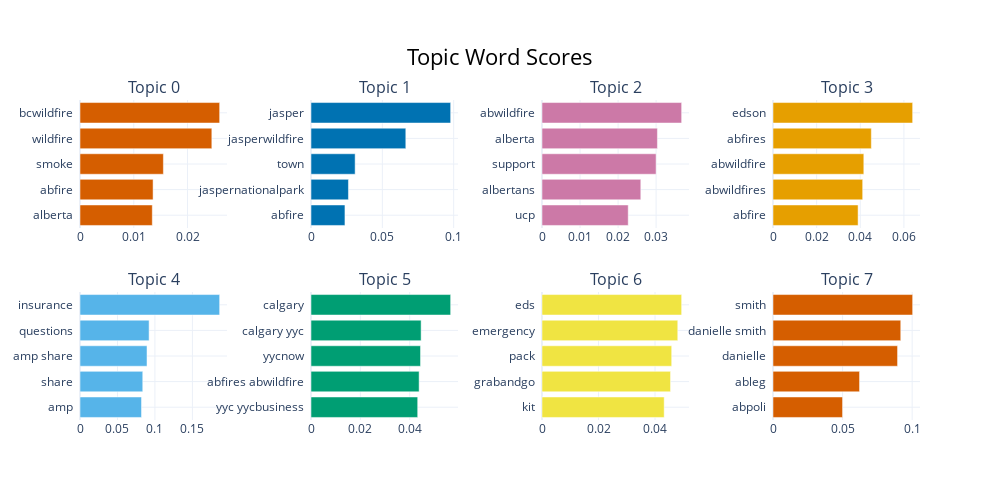

Notebook code cell kept with this figure:
### Code cell
topic_model.visualize_barchart()

### Figure 1 — Plotly figure (JSON) as saved in the notebook; plotly's stock layout.template omitted (floating-point values rounded to 4 significant figures)
{"data": [{"marker": {"color": "#D55E00"}, "orientation": "h", "type": "bar", "x": [0.01345, 0.0136, 0.01551, 0.02453, 0.02598], "xaxis": "x", "y": ["alberta  ", "abfire  ", "smoke  ", "wildfire  ", "bcwildfire  "], "yaxis": "y"}, {"marker": {"color": "#0072B2"}, "orientation": "h", "type": "bar", "x": [0.02379, 0.02624, 0.03094, 0.06646, 0.09789], "xaxis": "x2", "y": ["abfire  ", "jaspernationalpark  ", "town  ", "jasperwildfire  ", "jasper  "], "yaxis": "y2"}, {"marker": {"color": "#CC79A7"}, "orientation": "h", "type": "bar", "x": [0.02266, 0.02597, 0.02999, 0.03034, 0.03671], "xaxis": "x3", "y": ["ucp  ", "albertans  ", "support  ", "alberta  ", "abwildfire  "], "yaxis": "y3"}, {"marker": {"color": "#E69F00"}, "orientation": "h", "type": "bar", "x": [0.039, 0.0411, 0.04162, 0.04506, 0.06399], "xaxis": "x4", "y": ["abfire  ", "abwildfires  ", "abwildfire  ", "abfires  ", "edson  "], "yaxis": "y4"}, {"marker": {"color": "#56B4E9"}, "orientation": "h", "type": "bar", "x": [0.08211, 0.08377, 0.08944, 0.09221, 0.1864], "xaxis": "x5", "y": ["amp  ", "share  ", "amp share  ", "questions  ", "insurance  "], "yaxis": "y5"}, {"marker": {"color": "#009E73"}, "orientation": "h", "type": "bar", "x": [0.04324, 0.04381, 0.04439, 0.04463, 0.0566], "xaxis": "x6", "y": ["yyc yycbusiness  ", "abfires abwildfire  ", "yycnow  ", "calgary yyc  ", "calgary  "], "yaxis": "y6"}, {"marker": {"color": "#F0E442"}, "orientation": "h", "type": "bar", "x": [0.04324, 0.04549, 0.0459, 0.04805, 0.04942], "xaxis": "x7", "y": ["kit  ", "grabandgo  ", "pack  ", "emergency  ", "eds  "], "yaxis": "y7"}, {"marker": {"color": "#D55E00"}, "orientation": "h", "type": "bar", "x": [0.04997, 0.06219, 0.0895, 0.0918, 0.1003], "xaxis": "x8", "y": ["abpoli  ", "ableg  ", "danielle  ", "danielle smith  ", "smith  "], "yaxis": "y8"}], "layout": {"annotations": [{"font": {"size": 16}, "showarrow": false, "text": "Topic 0", "x": 0.0875, "xanchor": "center", "xref": "paper", "y": 1, "yanchor": "bottom", "yref": "paper"}, {"font": {"size": 16}, "showarrow": false, "text": "Topic 1", "x": 0.3625, "xanchor": "center", "xref": "paper", "y": 1, "yanchor": "bottom", "yref": "paper"}, {"font": {"size": 16}, "showarrow": false, "text": "Topic 2", "x": 0.6375, "xanchor": "center", "xref": "paper", "y": 1, "yanchor": "bottom", "yref": "paper"}, {"font": {"size": 16}, "showarrow": false, "text": "Topic 3", "x": 0.9125, "xanchor": "center", "xref": "paper", "y": 1, "yanchor": "bottom", "yref": "paper"}, {"font": {"size": 16}, "showarrow": false, "text": "Topic 4", "x": 0.0875, "xanchor": "center", "xref": "paper", "y": 0.4, "yanchor": "bottom", "yref": "paper"}, {"font": {"size": 16}, "showarrow": false, "text": "Topic 5", "x": 0.3625, "xanchor": "center", "xref": "paper", "y": 0.4, "yanchor": "bottom", "yref": "paper"}, {"font": {"size": 16}, "showarrow": false, "text": "Topic 6", "x": 0.6375, "xanchor": "center", "xref": "paper", "y": 0.4, "yanchor": "bottom", "yref": "paper"}, {"font": {"size": 16}, "showarrow": false, "text": "Topic 7", "x": 0.9125, "xanchor": "center", "xref": "paper", "y": 0.4, "yanchor": "bottom", "yref": "paper"}], "height": 500, "hoverlabel": {"bgcolor": "white", "font": {"family": "Rockwell", "size": 16}}, "showlegend": false, "title": {"font": {"color": "Black", "size": 22}, "text": "Topic Word Scores", "x": 0.5, "xanchor": "center", "yanchor": "top"}, "width": 1000, "xaxis": {"anchor": "y", "domain": [0, 0.175], "showgrid": true}, "xaxis2": {"anchor": "y2", "domain": [0.275, 0.45], "showgrid": true}, "xaxis3": {"anchor": "y3", "domain": [0.55, 0.725], "showgrid": true}, "xaxis4": {"anchor": "y4", "domain": [0.825, 1], "showgrid": true}, "xaxis5": {"anchor": "y5", "domain": [0, 0.175], "showgrid": true}, "xaxis6": {"anchor": "y6", "domain": [0.275, 0.45], "showgrid": true}, "xaxis7": {"anchor": "y7", "domain": [0.55, 0.725], "showgrid": true}, "xaxis8": {"anchor": "y8", "domain": [0.825, 1], "showgrid": true}, "yaxis": {"anchor": "x", "domain": [0.6, 1], "showgrid": true}, "yaxis2": {"anchor": "x2", "domain": [0.6, 1], "showgrid": true}, "yaxis3": {"anchor": "x3", "domain": [0.6, 1], "showgrid": true}, "yaxis4": {"anchor": "x4", "domain": [0.6, 1], "showgrid": true}, "yaxis5": {"anchor": "x5", "domain": [0, 0.4], "showgrid": true}, "yaxis6": {"anchor": "x6", "domain": [0, 0.4], "showgrid": true}, "yaxis7": {"anchor": "x7", "domain": [0, 0.4], "showgrid": true}, "yaxis8": {"anchor": "x8", "domain": [0, 0.4], "showgrid": true}}}
